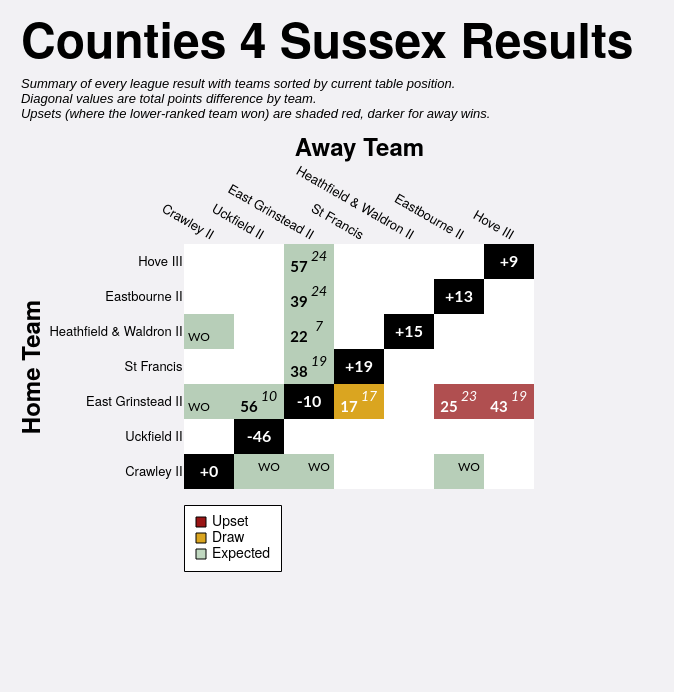

The Vega-Lite source for this figure:
### Vega-Lite specification from a JSON file in a GitHub repository (floating-point values rounded to 4 significant figures)
{"config": {"axis": {"labelFont": "PT Sans Narrow, Helvetica Neue, Helvetica, Arial, sans-serif", "titleFont": "PT Sans Narrow, Helvetica Neue, Helvetica, Arial, sans-serif", "labelFontSize": 13, "titleFontSize": 24, "gridColor": "#202947", "gridOpacity": 0.2}, "text": {"font": "Lato, sans-serif"}, "bar": {"cornerRadiusEnd": 5}, "header": {"labelFont": "PT Sans Narrow, Helvetica Neue, Helvetica, Arial, sans-serif", "titleFont": "PT Sans Narrow, Helvetica Neue, Helvetica, Arial, sans-serif", "labelFontSize": 24, "titleFontSize": 28, "labelFontWeight": "bold", "orient": "left"}, "legend": {"labelFont": "PT Sans Narrow, Helvetica Neue, Helvetica, Arial, sans-serif", "titleFont": "PT Sans Narrow, Helvetica Neue, Helvetica, Arial, sans-serif", "labelFontSize": 14, "titleFontSize": 16, "titlePadding": 5, "fillColor": "white", "strokeColor": "black", "padding": 10, "titleFontWeight": "lighter", "titleFontStyle": "italic", "titleColor": "gray", "offset": 10}, "title": {"font": "PT Sans Narrow, Helvetica Neue, Helvetica, Arial, sans-serif", "fontSize": 48, "fontWeight": "bold", "anchor": "start", "align": "center", "titlePadding": 20, "subtitlePadding": 10, "subtitleFontSize": 13, "subtitleColor": "", "subtitleFontStyle": "italic", "offset": 15, "color": "black"}, "axisX": {"labelAngle": 0}, "facet": {"title": null, "header": null, "align": {"row": "each", "column": "each"}}, "resolve": {"scale": {"y": "independent", "facet": "independent"}}, "background": "#f2f1f4", "scale": {"offsetBandPaddingOuter": 0.2, "offsetBandPaddingInner": 0.1}, "view": {"stroke": null}}, "layer": [{"data": {"name": "data-6b7d4432b47ef945ee47c41974f7fdb5"}, "mark": {"type": "rect"}, "encoding": {"color": {"field": "unexpected_result", "legend": {"columns": 1, "direction": "horizontal", "labelExpr": "datum.value === 'Upset (Away Win)' ? 'Upset' : datum.value", "labelLimit": 220, "offset": 16, "orient": "bottom", "symbolStrokeColor": "black", "symbolStrokeWidth": 1, "values": ["Upset (Away Win)", "Draw", "Expected"]}, "scale": {"domain": ["Expected", "Upset (Home Win)", "Upset (Away Win)", "Draw", "To be played", "N/A"], "range": ["#146f1444", "#991515bb", "#991515", "goldenrod", "white", "black"]}, "title": null, "type": "nominal"}, "opacity": {"condition": {"test": "datum.home_team == param_18['home_team'] || datum.away_team == param_18['home_team'] || !isValid(param_18['home_team'])", "value": 1.0}, "value": 0.1}, "tooltip": [{"field": "home_team", "title": "Home", "type": "nominal"}, {"field": "away_team", "title": "Away", "type": "nominal"}, {"field": "home_score_text", "title": "Home Score", "type": "nominal"}, {"field": "away_score_text", "title": "Away Score", "type": "nominal"}, {"field": "result", "title": "Result", "type": "nominal"}, {"field": "unexpected_result", "title": "Unexpectedness", "type": "nominal"}, {"field": "date", "format": "%d %b %Y", "title": "Date", "type": "temporal"}], "x": {"axis": {"domain": false, "grid": false, "labelAngle": 30, "orient": "top", "ticks": false}, "field": "away_team", "sort": ["Crawley II", "Uckfield II", "East Grinstead II", "St Francis", "Heathfield & Waldron II", "Eastbourne II", "Hove III"], "title": "Away Team", "type": "nominal"}, "y": {"axis": {"domain": false, "grid": false, "ticks": false}, "field": "home_team", "sort": ["Hove III", "Eastbourne II", "Heathfield & Waldron II", "St Francis", "East Grinstead II", "Uckfield II", "Crawley II"], "title": "Home Team", "type": "nominal"}}, "name": "view_18"}, {"data": {"name": "data-6b7d4432b47ef945ee47c41974f7fdb5"}, "mark": {"type": "text", "fontStyle": "italic", "size": 14, "xOffset": 10, "yOffset": -5}, "encoding": {"color": {"condition": {"test": "(datum.home_team == param_18['home_team'] || datum.away_team == param_18['home_team'] || !isValid(param_18['home_team'])) && datum.unexpected_result == 'Expected'", "value": "black"}, "value": "white"}, "text": {"field": "away_score_text", "type": "nominal"}, "x": {"field": "away_team", "sort": ["Crawley II", "Uckfield II", "East Grinstead II", "St Francis", "Heathfield & Waldron II", "Eastbourne II", "Hove III"], "type": "nominal"}, "y": {"field": "home_team", "sort": ["Hove III", "Eastbourne II", "Heathfield & Waldron II", "St Francis", "East Grinstead II", "Uckfield II", "Crawley II"], "type": "nominal"}}, "transform": [{"filter": "datum.away_score_text != '' && datum.away_score_text != 'WO'"}]}, {"data": {"name": "data-6b7d4432b47ef945ee47c41974f7fdb5"}, "mark": {"type": "text", "size": 12, "xOffset": 10, "yOffset": -5}, "encoding": {"color": {"condition": {"test": "(datum.home_team == param_18['home_team'] || datum.away_team == param_18['home_team'] || !isValid(param_18['home_team'])) && datum.unexpected_result == 'Expected'", "value": "black"}, "value": "white"}, "text": {"field": "away_score_text", "type": "nominal"}, "x": {"field": "away_team", "sort": ["Crawley II", "Uckfield II", "East Grinstead II", "St Francis", "Heathfield & Waldron II", "Eastbourne II", "Hove III"], "type": "nominal"}, "y": {"field": "home_team", "sort": ["Hove III", "Eastbourne II", "Heathfield & Waldron II", "St Francis", "East Grinstead II", "Uckfield II", "Crawley II"], "type": "nominal"}}, "transform": [{"filter": "datum.away_score_text == 'WO'"}]}, {"data": {"name": "data-6b7d4432b47ef945ee47c41974f7fdb5"}, "mark": {"type": "text", "fontWeight": "bold", "size": 15, "xOffset": -10, "yOffset": 5}, "encoding": {"color": {"condition": {"test": "(datum.home_team == param_18['home_team'] || datum.away_team == param_18['home_team'] || !isValid(param_18['home_team'])) && datum.unexpected_result == 'Expected'", "value": "black"}, "value": "white"}, "text": {"field": "home_score_text", "type": "nominal"}, "x": {"field": "away_team", "sort": ["Crawley II", "Uckfield II", "East Grinstead II", "St Francis", "Heathfield & Waldron II", "Eastbourne II", "Hove III"], "type": "nominal"}, "y": {"field": "home_team", "sort": ["Hove III", "Eastbourne II", "Heathfield & Waldron II", "St Francis", "East Grinstead II", "Uckfield II", "Crawley II"], "type": "nominal"}}, "transform": [{"filter": "datum.home_score_text != '' && datum.home_score_text != 'WO'"}]}, {"data": {"name": "data-6b7d4432b47ef945ee47c41974f7fdb5"}, "mark": {"type": "text", "size": 12, "xOffset": -10, "yOffset": 5}, "encoding": {"color": {"condition": {"test": "(datum.home_team == param_18['home_team'] || datum.away_team == param_18['home_team'] || !isValid(param_18['home_team'])) && datum.unexpected_result == 'Expected'", "value": "black"}, "value": "white"}, "text": {"field": "home_score_text", "type": "nominal"}, "x": {"field": "away_team", "sort": ["Crawley II", "Uckfield II", "East Grinstead II", "St Francis", "Heathfield & Waldron II", "Eastbourne II", "Hove III"], "type": "nominal"}, "y": {"field": "home_team", "sort": ["Hove III", "Eastbourne II", "Heathfield & Waldron II", "St Francis", "East Grinstead II", "Uckfield II", "Crawley II"], "type": "nominal"}}, "transform": [{"filter": "datum.home_score_text == 'WO'"}]}, {"data": {"name": "data-fecc7afd5414ebbbadb48049a19bf62b"}, "mark": {"type": "text", "color": "white", "fontWeight": "bold", "size": 16}, "encoding": {"text": {"field": "display_text", "type": "nominal"}, "tooltip": [{"field": "home_team", "title": "Team", "type": "nominal"}, {"field": "display_text", "title": "Points Difference", "type": "nominal"}], "x": {"field": "away_team", "sort": ["Crawley II", "Uckfield II", "East Grinstead II", "St Francis", "Heathfield & Waldron II", "Eastbourne II", "Hove III"], "type": "nominal"}, "y": {"field": "home_team", "sort": ["Hove III", "Eastbourne II", "Heathfield & Waldron II", "St Francis", "East Grinstead II", "Uckfield II", "Crawley II"], "type": "nominal"}}}], "height": {"step": 35}, "padding": {"left": 20, "top": 20, "right": 40, "bottom": 120}, "params": [{"name": "param_18", "select": {"type": "point", "clear": "dblclick", "fields": ["home_team"], "on": "click"}, "value": null, "views": ["view_18"]}], "title": {"text": "Counties 4 Sussex Results", "subtitle": ["Summary of every league result with teams sorted by current table position.", "Diagonal values are total points difference by team.", "Upsets (where the lower-ranked team won) are shaded red, darker for away wins."]}, "width": {"step": 50}, "$schema": "https://vega.github.io/schema/vega-lite/v5.20.1.json", "datasets": {"data-6b7d4432b47ef945ee47c41974f7fdb5": [{"home_team": "Crawley II", "away_team": "Crawley II", "match_id": null, "date": "", "home_score": null, "away_score": null, "home_walkover": null, "away_walkover": null, "result": "N/A", "home_score_text": "", "away_score_text": "", "wo_result": "", "score_text": "", "display_text": "+0", "is_diagonal": true, "result_simple": "N/A", "unexpected_result": "N/A", "unexpected_opacity": 1.0}, {"home_team": "Crawley II", "away_team": "East Grinstead II", "match_id": "995325", "date": "2022-10-01T00:00:00", "home_score": null, "away_score": null, "home_walkover": false, "away_walkover": true, "result": "Away Win", "home_score_text": "", "away_score_text": "WO", "wo_result": "AWO", "score_text": "WO", "display_text": "WO", "is_diagonal": false, "result_simple": "Away Win", "unexpected_result": "Expected", "unexpected_opacity": 0.25}, {"home_team": "Crawley II", "away_team": "Eastbourne II", "match_id": "995339", "date": "2022-11-12T00:00:00", "home_score": null, "away_score": null, "home_walkover": false, "away_walkover": true, "result": "Away Win", "home_score_text": "", "away_score_text": "WO", "wo_result": "AWO", "score_text": "WO", "display_text": "WO", "is_diagonal": false, "result_simple": "Away Win", "unexpected_result": "Expected", "unexpected_opacity": 0.25}, {"home_team": "Crawley II", "away_team": "Heathfield & Waldron II", "match_id": null, "date": "", "home_score": null, "away_score": null, "home_walkover": null, "away_walkover": null, "result": "To be played", "home_score_text": "", "away_score_text": "", "wo_result": "", "score_text": "", "display_text": "", "is_diagonal": false, "result_simple": "To be played", "unexpected_result": "To be played", "unexpected_opacity": 1.0}, {"home_team": "Crawley II", "away_team": "Hove III", "match_id": null, "date": "", "home_score": null, "away_score": null, "home_walkover": null, "away_walkover": null, "result": "To be played", "home_score_text": "", "away_score_text": "", "wo_result": "", "score_text": "", "display_text": "", "is_diagonal": false, "result_simple": "To be played", "unexpected_result": "To be played", "unexpected_opacity": 1.0}, {"home_team": "Crawley II", "away_team": "St Francis", "match_id": null, "date": "", "home_score": null, "away_score": null, "home_walkover": null, "away_walkover": null, "result": "To be played", "home_score_text": "", "away_score_text": "", "wo_result": "", "score_text": "", "display_text": "", "is_diagonal": false, "result_simple": "To be played", "unexpected_result": "To be played", "unexpected_opacity": 1.0}, {"home_team": "Crawley II", "away_team": "Uckfield II", "match_id": "995351", "date": "2022-12-10T00:00:00", "home_score": null, "away_score": null, "home_walkover": false, "away_walkover": true, "result": "Away Win", "home_score_text": "", "away_score_text": "WO", "wo_result": "AWO", "score_text": "WO", "display_text": "WO", "is_diagonal": false, "result_simple": "Away Win", "unexpected_result": "Expected", "unexpected_opacity": 0.25}, {"home_team": "East Grinstead II", "away_team": "Crawley II", "match_id": "995349", "date": "2022-12-03T00:00:00", "home_score": null, "away_score": null, "home_walkover": true, "away_walkover": false, "result": "Home Win", "home_score_text": "WO", "away_score_text": "", "wo_result": "HWO", "score_text": "WO", "display_text": "WO", "is_diagonal": false, "result_simple": "Home Win", "unexpected_result": "Expected", "unexpected_opacity": 0.25}, {"home_team": "East Grinstead II", "away_team": "East Grinstead II", "match_id": null, "date": "", "home_score": null, "away_score": null, "home_walkover": null, "away_walkover": null, "result": "N/A", "home_score_text": "", "away_score_text": "", "wo_result": "", "score_text": "", "display_text": "-10", "is_diagonal": true, "result_simple": "N/A", "unexpected_result": "N/A", "unexpected_opacity": 1.0}, {"home_team": "East Grinstead II", "away_team": "Eastbourne II", "match_id": "995326", "date": "2022-10-15T00:00:00", "home_score": 25, "away_score": 23, "home_walkover": false, "away_walkover": false, "result": "Home Win (LBP)", "home_score_text": "25", "away_score_text": "23", "wo_result": "", "score_text": "25-23", "display_text": "25-23", "is_diagonal": false, "result_simple": "Home Win", "unexpected_result": "Upset (Home Win)", "unexpected_opacity": 0.75}, {"home_team": "East Grinstead II", "away_team": "Heathfield & Waldron II", "match_id": null, "date": "", "home_score": null, "away_score": null, "home_walkover": null, "away_walkover": null, "result": "To be played", "home_score_text": "", "away_score_text": "", "wo_result": "", "score_text": "", "display_text": "", "is_diagonal": false, "result_simple": "To be played", "unexpected_result": "To be played", "unexpected_opacity": 1.0}, {"home_team": "East Grinstead II", "away_team": "Hove III", "match_id": "1032189", "date": "2023-01-07T00:00:00", "home_score": 43, "away_score": 19, "home_walkover": false, "away_walkover": false, "result": "Home Win", "home_score_text": "43", "away_score_text": "19", "wo_result": "", "score_text": "43-19", "display_text": "43-19", "is_diagonal": false, "result_simple": "Home Win", "unexpected_result": "Upset (Home Win)", "unexpected_opacity": 0.75}, {"home_team": "East Grinstead II", "away_team": "St Francis", "match_id": "995334", "date": "2022-10-29T00:00:00", "home_score": 17, "away_score": 17, "home_walkover": false, "away_walkover": false, "result": "Draw", "home_score_text": "17", "away_score_text": "17", "wo_result": "", "score_text": "17-17", "display_text": "17-17", "is_diagonal": false, "result_simple": "Draw", "unexpected_result": "Draw", "unexpected_opacity": 0.75}, {"home_team": "East Grinstead II", "away_team": "Uckfield II", "match_id": "1034960", "date": "2023-02-11T00:00:00", "home_score": 56, "away_score": 10, "home_walkover": false, "away_walkover": false, "result": "Home Win", "home_score_text": "56", "away_score_text": "10", "wo_result": "", "score_text": "56-10", "display_text": "56-10", "is_diagonal": false, "result_simple": "Home Win", "unexpected_result": "Expected", "unexpected_opacity": 0.25}, {"home_team": "Eastbourne II", "away_team": "Crawley II", "match_id": null, "date": "", "home_score": null, "away_score": null, "home_walkover": null, "away_walkover": null, "result": "To be played", "home_score_text": "", "away_score_text": "", "wo_result": "", "score_text": "", "display_text": "", "is_diagonal": false, "result_simple": "To be played", "unexpected_result": "To be played", "unexpected_opacity": 1.0}, {"home_team": "Eastbourne II", "away_team": "East Grinstead II", "match_id": "1032182", "date": "2023-01-21T00:00:00", "home_score": 39, "away_score": 24, "home_walkover": false, "away_walkover": false, "result": "Home Win", "home_score_text": "39", "away_score_text": "24", "wo_result": "", "score_text": "39-24", "display_text": "39-24", "is_diagonal": false, "result_simple": "Home Win", "unexpected_result": "Expected", "unexpected_opacity": 0.25}, {"home_team": "Eastbourne II", "away_team": "Eastbourne II", "match_id": null, "date": "", "home_score": null, "away_score": null, "home_walkover": null, "away_walkover": null, "result": "N/A", "home_score_text": "", "away_score_text": "", "wo_result": "", "score_text": "", "display_text": "+13", "is_diagonal": true, "result_simple": "N/A", "unexpected_result": "N/A", "unexpected_opacity": 1.0}, {"home_team": "Eastbourne II", "away_team": "Heathfield & Waldron II", "match_id": null, "date": "", "home_score": null, "away_score": null, "home_walkover": null, "away_walkover": null, "result": "To be played", "home_score_text": "", "away_score_text": "", "wo_result": "", "score_text": "", "display_text": "", "is_diagonal": false, "result_simple": "To be played", "unexpected_result": "To be played", "unexpected_opacity": 1.0}, {"home_team": "Eastbourne II", "away_team": "Hove III", "match_id": null, "date": "", "home_score": null, "away_score": null, "home_walkover": null, "away_walkover": null, "result": "To be played", "home_score_text": "", "away_score_text": "", "wo_result": "", "score_text": "", "display_text": "", "is_diagonal": false, "result_simple": "To be played", "unexpected_result": "To be played", "unexpected_opacity": 1.0}, {"home_team": "Eastbourne II", "away_team": "St Francis", "match_id": null, "date": "", "home_score": null, "away_score": null, "home_walkover": null, "away_walkover": null, "result": "To be played", "home_score_text": "", "away_score_text": "", "wo_result": "", "score_text": "", "display_text": "", "is_diagonal": false, "result_simple": "To be played", "unexpected_result": "To be played", "unexpected_opacity": 1.0}, {"home_team": "Eastbourne II", "away_team": "Uckfield II", "match_id": null, "date": "", "home_score": null, "away_score": null, "home_walkover": null, "away_walkover": null, "result": "To be played", "home_score_text": "", "away_score_text": "", "wo_result": "", "score_text": "", "display_text": "", "is_diagonal": false, "result_simple": "To be played", "unexpected_result": "To be played", "unexpected_opacity": 1.0}, {"home_team": "Heathfield & Waldron II", "away_team": "Crawley II", "match_id": "1034971", "date": "2023-02-11T00:00:00", "home_score": null, "away_score": null, "home_walkover": true, "away_walkover": false, "result": "Home Win", "home_score_text": "WO", "away_score_text": "", "wo_result": "HWO", "score_text": "WO", "display_text": "WO", "is_diagonal": false, "result_simple": "Home Win", "unexpected_result": "Expected", "unexpected_opacity": 0.25}, {"home_team": "Heathfield & Waldron II", "away_team": "East Grinstead II", "match_id": "995341", "date": "2022-11-12T00:00:00", "home_score": 22, "away_score": 7, "home_walkover": false, "away_walkover": false, "result": "Home Win", "home_score_text": "22", "away_score_text": "7", "wo_result": "", "score_text": "22-7", "display_text": "22-7", "is_diagonal": false, "result_simple": "Home Win", "unexpected_result": "Expected", "unexpected_opacity": 0.25}, {"home_team": "Heathfield & Waldron II", "away_team": "Eastbourne II", "match_id": null, "date": "", "home_score": null, "away_score": null, "home_walkover": null, "away_walkover": null, "result": "To be played", "home_score_text": "", "away_score_text": "", "wo_result": "", "score_text": "", "display_text": "", "is_diagonal": false, "result_simple": "To be played", "unexpected_result": "To be played", "unexpected_opacity": 1.0}, {"home_team": "Heathfield & Waldron II", "away_team": "Heathfield & Waldron II", "match_id": null, "date": "", "home_score": null, "away_score": null, "home_walkover": null, "away_walkover": null, "result": "N/A", "home_score_text": "", "away_score_text": "", "wo_result": "", "score_text": "", "display_text": "+15", "is_diagonal": true, "result_simple": "N/A", "unexpected_result": "N/A", "unexpected_opacity": 1.0}, {"home_team": "Heathfield & Waldron II", "away_team": "Hove III", "match_id": null, "date": "", "home_score": null, "away_score": null, "home_walkover": null, "away_walkover": null, "result": "To be played", "home_score_text": "", "away_score_text": "", "wo_result": "", "score_text": "", "display_text": "", "is_diagonal": false, "result_simple": "To be played", "unexpected_result": "To be played", "unexpected_opacity": 1.0}, {"home_team": "Heathfield & Waldron II", "away_team": "St Francis", "match_id": null, "date": "", "home_score": null, "away_score": null, "home_walkover": null, "away_walkover": null, "result": "To be played", "home_score_text": "", "away_score_text": "", "wo_result": "", "score_text": "", "display_text": "", "is_diagonal": false, "result_simple": "To be played", "unexpected_result": "To be played", "unexpected_opacity": 1.0}, {"home_team": "Heathfield & Waldron II", "away_team": "Uckfield II", "match_id": null, "date": "", "home_score": null, "away_score": null, "home_walkover": null, "away_walkover": null, "result": "To be played", "home_score_text": "", "away_score_text": "", "wo_result": "", "score_text": "", "display_text": "", "is_diagonal": false, "result_simple": "To be played", "unexpected_result": "To be played", "unexpected_opacity": 1.0}, {"home_team": "Hove III", "away_team": "Crawley II", "match_id": null, "date": "", "home_score": null, "away_score": null, "home_walkover": null, "away_walkover": null, "result": "To be played", "home_score_text": "", "away_score_text": "", "wo_result": "", "score_text": "", "display_text": "", "is_diagonal": false, "result_simple": "To be played", "unexpected_result": "To be played", "unexpected_opacity": 1.0}, {"home_team": "Hove III", "away_team": "East Grinstead II", "match_id": "995369", "date": "2023-03-04T00:00:00", "home_score": 57, "away_score": 24, "home_walkover": false, "away_walkover": false, "result": "Home Win", "home_score_text": "57", "away_score_text": "24", "wo_result": "", "score_text": "57-24", "display_text": "57-24", "is_diagonal": false, "result_simple": "Home Win", "unexpected_result": "Expected", "unexpected_opacity": 0.25}, {"home_team": "Hove III", "away_team": "Eastbourne II", "match_id": null, "date": "", "home_score": null, "away_score": null, "home_walkover": null, "away_walkover": null, "result": "To be played", "home_score_text": "", "away_score_text": "", "wo_result": "", "score_text": "", "display_text": "", "is_diagonal": false, "result_simple": "To be played", "unexpected_result": "To be played", "unexpected_opacity": 1.0}, {"home_team": "Hove III", "away_team": "Heathfield & Waldron II", "match_id": null, "date": "", "home_score": null, "away_score": null, "home_walkover": null, "away_walkover": null, "result": "To be played", "home_score_text": "", "away_score_text": "", "wo_result": "", "score_text": "", "display_text": "", "is_diagonal": false, "result_simple": "To be played", "unexpected_result": "To be played", "unexpected_opacity": 1.0}, {"home_team": "Hove III", "away_team": "Hove III", "match_id": null, "date": "", "home_score": null, "away_score": null, "home_walkover": null, "away_walkover": null, "result": "N/A", "home_score_text": "", "away_score_text": "", "wo_result": "", "score_text": "", "display_text": "+9", "is_diagonal": true, "result_simple": "N/A", "unexpected_result": "N/A", "unexpected_opacity": 1.0}, {"home_team": "Hove III", "away_team": "St Francis", "match_id": null, "date": "", "home_score": null, "away_score": null, "home_walkover": null, "away_walkover": null, "result": "To be played", "home_score_text": "", "away_score_text": "", "wo_result": "", "score_text": "", "display_text": "", "is_diagonal": false, "result_simple": "To be played", "unexpected_result": "To be played", "unexpected_opacity": 1.0}, {"home_team": "Hove III", "away_team": "Uckfield II", "match_id": null, "date": "", "home_score": null, "away_score": null, "home_walkover": null, "away_walkover": null, "result": "To be played", "home_score_text": "", "away_score_text": "", "wo_result": "", "score_text": "", "display_text": "", "is_diagonal": false, "result_simple": "To be played", "unexpected_result": "To be played", "unexpected_opacity": 1.0}, {"home_team": "St Francis", "away_team": "Crawley II", "match_id": null, "date": "", "home_score": null, "away_score": null, "home_walkover": null, "away_walkover": null, "result": "To be played", "home_score_text": "", "away_score_text": "", "wo_result": "", "score_text": "", "display_text": "", "is_diagonal": false, "result_simple": "To be played", "unexpected_result": "To be played", "unexpected_opacity": 1.0}, {"home_team": "St Francis", "away_team": "East Grinstead II", "match_id": "995361", "date": "2023-01-28T00:00:00", "home_score": 38, "away_score": 19, "home_walkover": false, "away_walkover": false, "result": "Home Win", "home_score_text": "38", "away_score_text": "19", "wo_result": "", "score_text": "38-19", "display_text": "38-19", "is_diagonal": false, "result_simple": "Home Win", "unexpected_result": "Expected", "unexpected_opacity": 0.25}, {"home_team": "St Francis", "away_team": "Eastbourne II", "match_id": null, "date": "", "home_score": null, "away_score": null, "home_walkover": null, "away_walkover": null, "result": "To be played", "home_score_text": "", "away_score_text": "", "wo_result": "", "score_text": "", "display_text": "", "is_diagonal": false, "result_simple": "To be played", "unexpected_result": "To be played", "unexpected_opacity": 1.0}, {"home_team": "St Francis", "away_team": "Heathfield & Waldron II", "match_id": null, "date": "", "home_score": null, "away_score": null, "home_walkover": null, "away_walkover": null, "result": "To be played", "home_score_text": "", "away_score_text": "", "wo_result": "", "score_text": "", "display_text": "", "is_diagonal": false, "result_simple": "To be played", "unexpected_result": "To be played", "unexpected_opacity": 1.0}, {"home_team": "St Francis", "away_team": "Hove III", "match_id": null, "date": "", "home_score": null, "away_score": null, "home_walkover": null, "away_walkover": null, "result": "To be played", "home_score_text": "", "away_score_text": "", "wo_result": "", "score_text": "", "display_text": "", "is_diagonal": false, "result_simple": "To be played", "unexpected_result": "To be played", "unexpected_opacity": 1.0}, {"home_team": "St Francis", "away_team": "St Francis", "match_id": null, "date": "", "home_score": null, "away_score": null, "home_walkover": null, "away_walkover": null, "result": "N/A", "home_score_text": "", "away_score_text": "", "wo_result": "", "score_text": "", "display_text": "+19", "is_diagonal": true, "result_simple": "N/A", "unexpected_result": "N/A", "unexpected_opacity": 1.0}, {"home_team": "St Francis", "away_team": "Uckfield II", "match_id": null, "date": "", "home_score": null, "away_score": null, "home_walkover": null, "away_walkover": null, "result": "To be played", "home_score_text": "", "away_score_text": "", "wo_result": "", "score_text": "", "display_text": "", "is_diagonal": false, "result_simple": "To be played", "unexpected_result": "To be played", "unexpected_opacity": 1.0}, {"home_team": "Uckfield II", "away_team": "Crawley II", "match_id": null, "date": "", "home_score": null, "away_score": null, "home_walkover": null, "away_walkover": null, "result": "To be played", "home_score_text": "", "away_score_text": "", "wo_result": "", "score_text": "", "display_text": "", "is_diagonal": false, "result_simple": "To be played", "unexpected_result": "To be played", "unexpected_opacity": 1.0}, {"home_team": "Uckfield II", "away_team": "East Grinstead II", "match_id": null, "date": "", "home_score": null, "away_score": null, "home_walkover": null, "away_walkover": null, "result": "To be played", "home_score_text": "", "away_score_text": "", "wo_result": "", "score_text": "", "display_text": "", "is_diagonal": false, "result_simple": "To be played", "unexpected_result": "To be played", "unexpected_opacity": 1.0}, {"home_team": "Uckfield II", "away_team": "Eastbourne II", "match_id": null, "date": "", "home_score": null, "away_score": null, "home_walkover": null, "away_walkover": null, "result": "To be played", "home_score_text": "", "away_score_text": "", "wo_result": "", "score_text": "", "display_text": "", "is_diagonal": false, "result_simple": "To be played", "unexpected_result": "To be played", "unexpected_opacity": 1.0}, {"home_team": "Uckfield II", "away_team": "Heathfield & Waldron II", "match_id": null, "date": "", "home_score": null, "away_score": null, "home_walkover": null, "away_walkover": null, "result": "To be played", "home_score_text": "", "away_score_text": "", "wo_result": "", "score_text": "", "display_text": "", "is_diagonal": false, "result_simple": "To be played", "unexpected_result": "To be played", "unexpected_opacity": 1.0}, {"home_team": "Uckfield II", "away_team": "Hove III", "match_id": null, "date": "", "home_score": null, "away_score": null, "home_walkover": null, "away_walkover": null, "result": "To be played", "home_score_text": "", "away_score_text": "", "wo_result": "", "score_text": "", "display_text": "", "is_diagonal": false, "result_simple": "To be played", "unexpected_result": "To be played", "unexpected_opacity": 1.0}, {"home_team": "Uckfield II", "away_team": "St Francis", "match_id": null, "date": "", "home_score": null, "away_score": null, "home_walkover": null, "away_walkover": null, "result": "To be played", "home_score_text": "", "away_score_text": "", "wo_result": "", "score_text": "", "display_text": "", "is_diagonal": false, "result_simple": "To be played", "unexpected_result": "To be played", "unexpected_opacity": 1.0}, {"home_team": "Uckfield II", "away_team": "Uckfield II", "match_id": null, "date": "", "home_score": null, "away_score": null, "home_walkover": null, "away_walkover": null, "result": "N/A", "home_score_text": "", "away_score_text": "", "wo_result": "", "score_text": "", "display_text": "-46", "is_diagonal": true, "result_simple": "N/A", "unexpected_result": "N/A", "unexpected_opacity": 1.0}], "data-fecc7afd5414ebbbadb48049a19bf62b": [{"home_team": "Crawley II", "away_team": "Crawley II", "match_id": null, "date": "", "home_score": null, "away_score": null, "home_walkover": null, "away_walkover": null, "result": "N/A", "home_score_text": "", "away_score_text": "", "wo_result": "", "score_text": "", "display_text": "+0", "is_diagonal": true, "result_simple": "N/A", "unexpected_result": "N/A", "unexpected_opacity": 1.0}, {"home_team": "East Grinstead II", "away_team": "East Grinstead II", "match_id": null, "date": "", "home_score": null, "away_score": null, "home_walkover": null, "away_walkover": null, "result": "N/A", "home_score_text": "", "away_score_text": "", "wo_result": "", "score_text": "", "display_text": "-10", "is_diagonal": true, "result_simple": "N/A", "unexpected_result": "N/A", "unexpected_opacity": 1.0}, {"home_team": "Eastbourne II", "away_team": "Eastbourne II", "match_id": null, "date": "", "home_score": null, "away_score": null, "home_walkover": null, "away_walkover": null, "result": "N/A", "home_score_text": "", "away_score_text": "", "wo_result": "", "score_text": "", "display_text": "+13", "is_diagonal": true, "result_simple": "N/A", "unexpected_result": "N/A", "unexpected_opacity": 1.0}, {"home_team": "Heathfield & Waldron II", "away_team": "Heathfield & Waldron II", "match_id": null, "date": "", "home_score": null, "away_score": null, "home_walkover": null, "away_walkover": null, "result": "N/A", "home_score_text": "", "away_score_text": "", "wo_result": "", "score_text": "", "display_text": "+15", "is_diagonal": true, "result_simple": "N/A", "unexpected_result": "N/A", "unexpected_opacity": 1.0}, {"home_team": "Hove III", "away_team": "Hove III", "match_id": null, "date": "", "home_score": null, "away_score": null, "home_walkover": null, "away_walkover": null, "result": "N/A", "home_score_text": "", "away_score_text": "", "wo_result": "", "score_text": "", "display_text": "+9", "is_diagonal": true, "result_simple": "N/A", "unexpected_result": "N/A", "unexpected_opacity": 1.0}, {"home_team": "St Francis", "away_team": "St Francis", "match_id": null, "date": "", "home_score": null, "away_score": null, "home_walkover": null, "away_walkover": null, "result": "N/A", "home_score_text": "", "away_score_text": "", "wo_result": "", "score_text": "", "display_text": "+19", "is_diagonal": true, "result_simple": "N/A", "unexpected_result": "N/A", "unexpected_opacity": 1.0}, {"home_team": "Uckfield II", "away_team": "Uckfield II", "match_id": null, "date": "", "home_score": null, "away_score": null, "home_walkover": null, "away_walkover": null, "result": "N/A", "home_score_text": "", "away_score_text": "", "wo_result": "", "score_text": "", "display_text": "-46", "is_diagonal": true, "result_simple": "N/A", "unexpected_result": "N/A", "unexpected_opacity": 1.0}]}}
